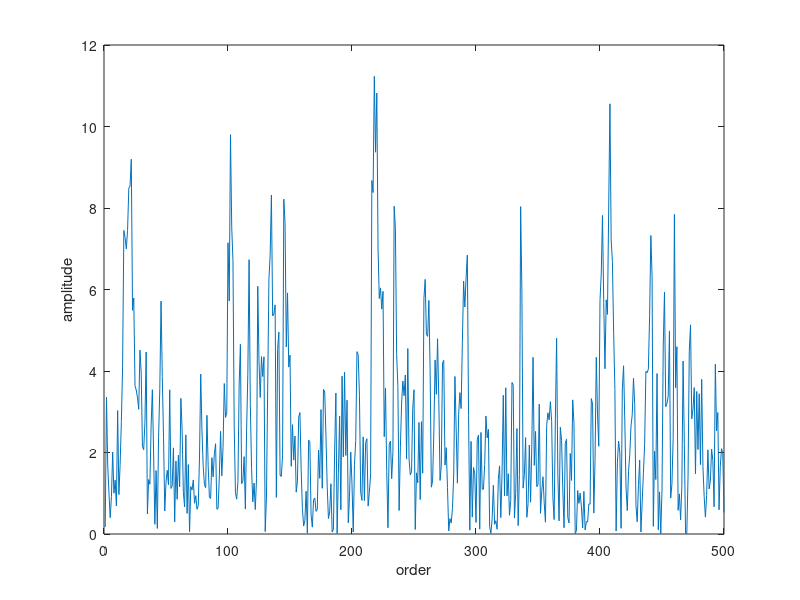
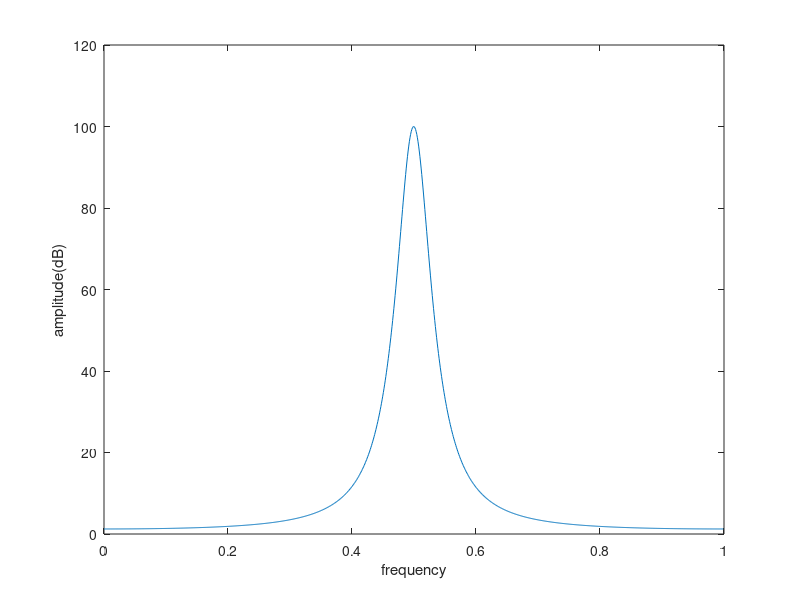
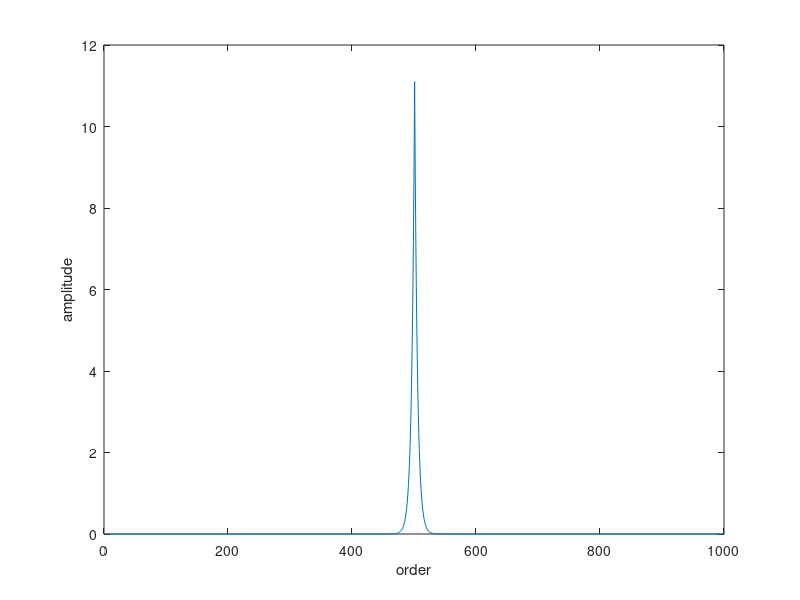
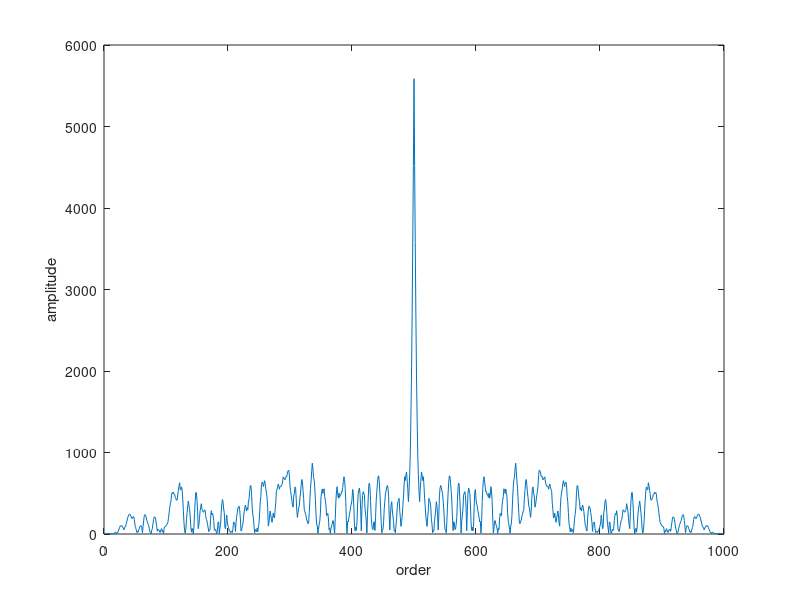

The MATLAB script that drew these images, in order:
clc; clear; close all;

%% generate X(n) by impulse response method 

% generate h(n) by freqz and ifft
% - B: numerator
% - A: denominator
B = 1;
A = [1 0.8];
[H, w] = freqz(B, A, (0:2*pi/1000:2*pi).');
h = ifft(H);

% generate W(n) by randn
Sigma = 2; Ts = 1; Fs = 1/Ts;
W = Sigma .* randn(500, 1) + 0;

% X(n) = W(n) * h(n)
X = conv(W,h);
X = X(1:500);
figure, plot(abs(X)); xlabel('order'); ylabel('amplitude'); 

% calculate mean and variance
mX = mean(X); vX = var(X);


% theorectical Rx and Gx
Gx = abs(H) .^ 2 * 4;
fset = (0:length(Gx)-1) * Fs/length(Gx);
figure, plot(fset, Gx); xlabel('frequency'); ylabel('amplitude(dB)');
Rx = fftshift(ifft(Gx));
figure, plot(abs(Rx)); xlabel('order'); ylabel('amplitude'); axis([0 1000 0 12]);


% estimated Rx and Gx
Rx1 = xcorr(X);
figure, plot(abs(Rx1)); xlabel('order'); ylabel('amplitude');
nfft = 1024;
window = hann(length(X));
[Pxx, fset2] = periodogram(X, window, nfft, Fs);
figure, plot(fset2, Pxx); xlabel('frequency'); ylabel('amplitude(dB)');